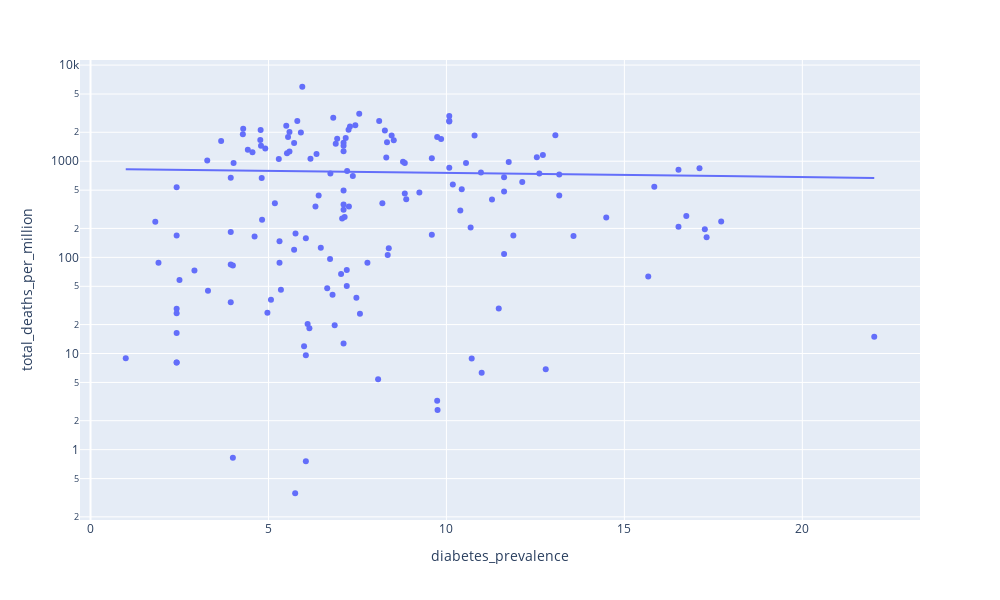

The cell this chart's notebook holds for it:
### Code cell
fig = go.Figure()

fig = px.scatter(df_diab, x = 'diabetes_prevalence',
                 y = 'total_deaths_per_million', trendline = 'ols', 
                 hover_name = 'location')
fig.update_layout( yaxis_type = 'log')
fig.update_layout(
    width = 1000,
    height = 600
    )
fig.show()

### Figure 1 — Plotly figure (JSON) as saved in the notebook; plotly's stock layout.template omitted (floating-point values rounded to 4 significant figures; data arrays with more than 128 entries replaced by an {"elided": "..."} marker saying what was removed)
{"data": [{"hovertemplate": "<b>%{hovertext}</b><br><br>diabetes_prevalence=%{x}<br>total_deaths_per_million=%{y}<extra></extra>", "hovertext": {"elided": "155 str values"}, "legendgroup": "", "marker": {"color": "#636efa", "symbol": "circle"}, "mode": "markers", "name": "", "orientation": "v", "showlegend": false, "type": "scatter", "x": {"elided": "155 float values"}, "xaxis": "x", "y": {"elided": "155 float values"}, "yaxis": "y"}, {"hovertemplate": "<b>OLS trendline</b><br>total_deaths_per_million = -7.47241 * diabetes_prevalence + 834.338<br>R<sup>2</sup>=0.000986<br><br>diabetes_prevalence=%{x}<br>total_deaths_per_million=%{y} <b>(trend)</b><extra></extra>", "legendgroup": "", "marker": {"color": "#636efa", "symbol": "circle"}, "mode": "lines", "name": "", "showlegend": false, "type": "scatter", "x": {"elided": "155 float values"}, "xaxis": "x", "y": {"elided": "155 float values"}, "yaxis": "y"}], "layout": {"height": 600, "legend": {"tracegroupgap": 0}, "margin": {"t": 60}, "width": 1000, "xaxis": {"anchor": "y", "domain": [0, 1], "title": {"text": "diabetes_prevalence"}}, "yaxis": {"anchor": "x", "domain": [0, 1], "title": {"text": "total_deaths_per_million"}, "type": "log"}}}
